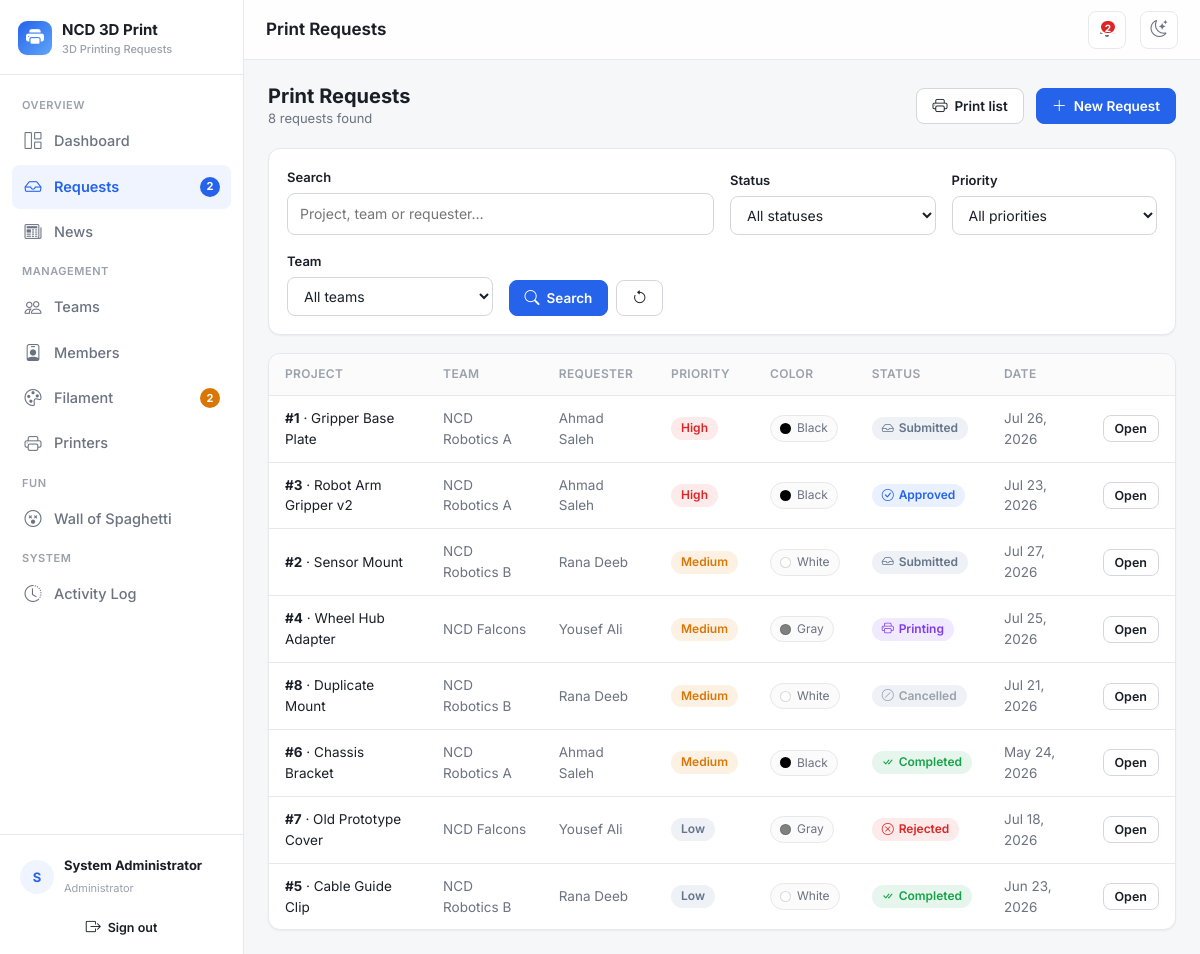
Screenshot of /requests (signed in) with the database file from the repository.
### tables this page shows
CREATE TABLE `requests` (
    `id`               INT UNSIGNED NOT NULL AUTO_INCREMENT,
    `user_id`          INT UNSIGNED DEFAULT NULL,
    `team_id`          INT UNSIGNED DEFAULT NULL,
    `project_name`     VARCHAR(160) NOT NULL,
    `description`      TEXT DEFAULT NULL,
    `priority`         ENUM('Low','Medium','High') NOT NULL DEFAULT 'Medium',
    `color`            VARCHAR(80) DEFAULT NULL,
    `transaction_no`   VARCHAR(100) DEFAULT NULL,
    `status`           ENUM('Submitted','Approved','Printing','Completed','Rejected','Cancelled') NOT NULL DEFAULT 'Submitted',
    `image_path`       VARCHAR(255) DEFAULT NULL,
    `estimated_weight` DECIMAL(8,1) DEFAULT NULL,
    `actual_weight`    DECIMAL(8,1) DEFAULT NULL,
    `admin_notes`      TEXT DEFAULT NULL,
    `printer_id`       INT UNSIGNED DEFAULT NULL,
    `filament_id`      INT UNSIGNED DEFAULT NULL,
    `filament_deducted` TINYINT(1) NOT NULL DEFAULT 0,
    `created_at`       DATETIME NOT NULL DEFAULT CURRENT_TIMESTAMP,
    `updated_at`       DATETIME NOT NULL DEFAULT CURRENT_TIMESTAMP ON UPDATE CURRENT_TIMESTAMP,
    PRIMARY KEY (`id`),
    KEY `idx_req_user`   (`user_id`),
    KEY `idx_req_team`   (`team_id`),
    KEY `idx_req_status` (`status`),
    KEY `idx_req_printer`(`printer_id`),
    KEY `idx_req_fil`    (`filament_id`),
    CONSTRAINT `fk_req_user`    FOREIGN KEY (`user_id`)    REFERENCES `users`(`id`)    ON DELETE SET NULL,
    CONSTRAINT `fk_req_team`    FOREIGN KEY (`team_id`)    REFERENCES `teams`(`id`)    ON DELETE SET NULL,
    CONSTRAINT `fk_req_printer` FOREIGN KEY (`printer_id`) REFERENCES `printers`(`id`) ON DELETE SET NULL,
    CONSTRAINT `fk_req_fil`     FOREIGN KEY (`filament_id`)REFERENCES `filament`(`id`) ON DELETE SET NULL
);

CREATE TABLE `teams` (
    `id`          INT UNSIGNED NOT NULL AUTO_INCREMENT,
    `name`        VARCHAR(120) NOT NULL,
    `competition` VARCHAR(160) DEFAULT NULL,
    `supervisor`  VARCHAR(120) DEFAULT NULL,
    `created_at`  DATETIME NOT NULL DEFAULT CURRENT_TIMESTAMP,
    PRIMARY KEY (`id`)
);

CREATE TABLE `users` (
    `id`         INT UNSIGNED NOT NULL AUTO_INCREMENT,
    `name`       VARCHAR(120) NOT NULL,
    `email`      VARCHAR(160) NOT NULL,
    `phone`      VARCHAR(30)  DEFAULT NULL,    
    `password`   VARCHAR(255) NOT NULL,
    `role`       ENUM('admin','member') NOT NULL DEFAULT 'member',
    `team_id`    INT UNSIGNED DEFAULT NULL,
    `is_active`  TINYINT(1) NOT NULL DEFAULT 1,
    `created_at` DATETIME NOT NULL DEFAULT CURRENT_TIMESTAMP,
    PRIMARY KEY (`id`),
    UNIQUE KEY `uq_users_email` (`email`),
    KEY `idx_users_team` (`team_id`),
    CONSTRAINT `fk_users_team` FOREIGN KEY (`team_id`) REFERENCES `teams`(`id`) ON DELETE SET NULL
);

### core/Controller.php (called while the page is built, shortened)
<?php
abstract class Controller
{
    protected function view(string $view, array $data = [], ?string $layout = 'main'): void
    {
        extract($data, EXTR_SKIP);
        $viewFile = __DIR__ . '/../views/' . $view . '.php';
        require $viewFile;
    }
}

### controllers/RequestsController.php (called while the page is built, shortened)
<?php
class RequestsController extends Controller
{
    private PrintRequest $requests;
    public function __construct()
    {
        $this->requests = new PrintRequest();
    }
    public function index(): void
    {
        $filters = [
            'q'        => trim($_GET['q'] ?? ''),
            'status'   => $_GET['status'] ?? '',
            'priority' => $_GET['priority'] ?? '',
            'team_id'  => $_GET['team_id'] ?? '',
        ];
        $teams = Auth::isAdmin() ? (new Team())->all('name ASC') : [];
        $this->view('requests/index', [
            'pageTitle' => 'Print Requests',
            'requests'  => $this->requests->search($filters),
            'filters'   => $filters,
            'teams'     => $teams,
        ]);
    }
}

### core/Router.php (called while the page is built, shortened)
<?php
class Router
{
    public function dispatch(string $url): void
    {
        $url = trim($url, '/');
        $segments = $url === '' ? [] : explode('/', $url);
        $action         = $segments[1] ?? 'index';
        $params         = array_slice($segments, 2);
        $controller = new $className();
        $action = preg_replace('/[^a-zA-Z0-9_]/', '', $action);
        call_user_func_array([$controller, $action], $params);
    }
}

### index.php (called while the page is built, shortened)
<?php
require __DIR__ . '/config/database.php';
require __DIR__ . '/helpers/functions.php';
$router = new Router();
$router->dispatch($_GET['url'] ?? '');

### helpers/Auth.php (called while the page is built, shortened)
<?php
class Auth
{
    public static function isAdmin(): bool
    {
        return (($_SESSION['user']['role'] ?? '') === 'admin');
    }
}

### helpers/functions.php (called while the page is built, shortened)
<?php
function base_path(): string
{
    static $base = null;
    if ($base === null) {
        $dir = str_replace('\\', '/', dirname($_SERVER['SCRIPT_NAME'] ?? ''));
        $base = ($dir === '/' || $dir === '.') ? '' : rtrim($dir, '/');
    }
    return $base;
}
function url(string $path = ''): string
{
    return base_path() . '/' . ltrim($path, '/');
}
function e(?string $value): string
{
    return htmlspecialchars($value ?? '', ENT_QUOTES, 'UTF-8');
}
function fmt_date(?string $dt, string $format = 'M j, Y'): string
{
    $ts = strtotime($dt);
    return $ts ? date($format, $ts) : '—';
}
function status_class(string $status): string
{
    return [
        'Submitted' => 'status-submitted',
        'Approved'  => 'status-approved',
        'Printing'  => 'status-printing',
        'Completed' => 'status-completed',
        'Rejected'  => 'status-rejected',
        'Cancelled' => 'status-cancelled',
    ][$status] ?? 'status-submitted';
}
function status_icon(string $status): string
{
    return [
        'Submitted' => 'inbox',
        'Approved'  => 'check-circle',
        'Printing'  => 'printer',
        'Completed' => 'check-all',
        'Rejected'  => 'x-circle',
        'Cancelled' => 'slash-circle',
    ][$status] ?? 'inbox';
}
function priority_class(string $priority): string
{
    return [
        'Low'    => 'priority-low',
        'Medium' => 'priority-medium',
        'High'   => 'priority-high',
    ][$priority] ?? 'priority-low';
}

### core/Model.php (called while the page is built, shortened)
<?php
abstract class Model
{
    protected PDO $db;
    public function __construct()
    {
        $this->db = Database::getConnection();
    }
    protected function run(string $sql, array $params = []): PDOStatement
    {
        $stmt = $this->db->prepare($sql);
        $stmt->execute($params);
        return $stmt;
    }
    protected function fetchAll(string $sql, array $params = []): array
    {
        return $this->run($sql, $params)->fetchAll();
    }
}

### config/database.php (called while the page is built)
<?php
class Database
{
    private static ?PDO $instance = null;
    public static function getConnection(): PDO
    {
        if (self::$instance === null) {
            $dsn = 'mysql:host=' . DB_HOST . ';dbname=' . DB_NAME . ';charset=' . DB_CHARSET;
            $options = [
                PDO::ATTR_ERRMODE            => PDO::ERRMODE_EXCEPTION,
                PDO::ATTR_DEFAULT_FETCH_MODE => PDO::FETCH_ASSOC,
                PDO::ATTR_EMULATE_PREPARES   => false,
            ];
            try {
                self::$instance = new PDO($dsn, DB_USER, DB_PASS, $options);
            } catch (PDOException $e) {
                if (APP_DEBUG) {
                    die('Database connection failed: ' . $e->getMessage());
                }
                die('Database connection failed. Please check config/config.php.');
            }
        }
        return self::$instance;
    }
}

### models/PrintRequest.php (called while the page is built, shortened)
<?php
class PrintRequest extends Model
{
    private function baseSelect(): string
    {
        return "SELECT r.*,
                       t.name  AS team_name,
                       u.name  AS requester_name,
                       u.phone AS requester_phone,
                       p.name  AS printer_name,
                       f.color AS filament_color
                FROM requests r
                LEFT JOIN teams t   ON t.id = r.team_id
                LEFT JOIN users u   ON u.id = r.user_id
                LEFT JOIN printers p ON p.id = r.printer_id
                LEFT JOIN filament f ON f.id = r.filament_id";
    }
    public function search(array $f = []): array
    {
        $sql = $this->baseSelect() . " WHERE 1=1";
        $params = [];
        $sql .= " ORDER BY FIELD(r.priority,'High','Medium','Low'), r.created_at DESC";
        return $this->fetchAll($sql, $params);
    }
}

### views/requests/index.php (the view, shortened to what this page needs)
<?php
$isAdmin = Auth::isAdmin();
?>
<div class="page-head">
    <div>
        <h2><?= $isAdmin ? 'Print Requests' : 'My Requests' ?></h2>
        <div class="sub"><?= count($requests) ?> request<?= count($requests) === 1 ? '' : 's' ?> found</div>
    </div>
    <?php if ($requests):
        $printFilters = array_diff_key($filters, ['user_id' => true]);
        $qs = http_build_query(array_filter($printFilters, fn($v) => $v !== '' && $v !== null));
    ?>
        <a class="btn2" href="<?= url('requests/printAll' . ($qs ? '?' . $qs : '')) ?>" target="_blank"
           title="Print these requests — one page each">
            <i class="bi bi-printer"></i> <?= $isAdmin ? 'Print list' : 'Print all team requests' ?>
        </a>
    <?php endif; ?>
    <a class="btn2 primary" href="<?= url('requests/create') ?>"><i class="bi bi-plus-lg"></i> New Request</a>
</div>
<div class="card2" style="margin-bottom:18px;">
    <div class="card2-body">
        <form method="get" action="<?= url('requests') ?>">
            <div class="form-row" style="align-items:end;">
                <div class="field" style="margin:0; grid-column: span 2;">
                    <label>Search</label>
                    <input class="input" type="text" name="q" value="<?= e($filters['q']) ?>"
                           placeholder="Project<?= $isAdmin ? ', team or requester' : '' ?>…">
                </div>
                <div class="field" style="margin:0;">
                    <label>Status</label>
                    <select class="select" name="status" data-autosubmit>
                        <option value="">All statuses</option>
                    </select>
                </div>
                <div class="field" style="margin:0;">
                    <label>Priority</label>
                    <select class="select" name="priority" data-autosubmit>
                        <option value="">All priorities</option>
                    </select>
                </div>
                <?php if ($isAdmin): ?>
                <div class="field" style="margin:0;">
                    <label>Team</label>
                    <select class="select" name="team_id" data-autosubmit>
                        <option value="">All teams</option>
                    </select>
                </div>
                <?php endif; ?>
                <div class="field" style="margin:0; display:flex; gap:8px;">
                    <button type="submit" class="btn2 primary"><i class="bi bi-search"></i> Search</button>
                    <a href="<?= url('requests') ?>" class="btn2" title="Reset"><i class="bi bi-arrow-counterclockwise"></i></a>
                </div>
            </div>
        </form>
    </div>
</div>
<div class="card2">
    <div class="card2-body tight">
        <div class="table-wrap">
            <table class="table2">
                <thead>
                    <tr>
                        <th>Project</th>
                        <?php if ($isAdmin): ?><th>Team</th><th>Requester</th><?php endif; ?>
                        <th>Priority</th>
                        <th>Color</th>
                        <th>Status</th>
                        <th>Date</th>
                        <th></th>
                    </tr>
                </thead>
                <tbody>
                <?php if (!$requests): ?>
                    <tr><td colspan="8"><div class="empty"><i class="bi bi-search"></i>No requests match your filters.</div></td></tr>
                <?php else: foreach ($requests as $r): ?>
                    <tr onclick="location.href='<?= url('requests/show/' . $r['id']) ?>'" style="cursor:pointer;">
                        <td><strong>#<?= $r['id'] ?></strong> · <?= e($r['project_name']) ?></td>
                        <?php if ($isAdmin): ?>
                            <td class="muted"><?= e($r['team_name'] ?? '—') ?></td>
                            <td class="muted"><?= e($r['requester_name'] ?? '—') ?></td>
                        <?php endif; ?>
                        <td><span class="badge2 <?= priority_class($r['priority']) ?>"><?= e($r['priority']) ?></span></td>
                        <td>
                            <?php if (!empty($r['color'])): ?>
                                <span class="pill"><span class="color-dot" style="background: <?= e(strtolower($r['color'])) ?>;"></span> <?= e($r['color']) ?></span>
                            <?php else: ?><span class="muted">—</span><?php endif; ?>
                        </td>
                        <td><span class="badge2 <?= status_class($r['status']) ?>"><i class="bi bi-<?= status_icon($r['status']) ?>"></i> <?= e($r['status']) ?></span></td>
                        <td class="muted"><?= fmt_date($r['created_at']) ?></td>
                        <td><a class="btn2 sm" href="<?= url('requests/show/' . $r['id']) ?>">Open</a></td>
                    </tr>
                <?php endforeach; endif; ?>
                </tbody>
            </table>
        </div>
    </div>
</div>

### rows the page displays
requests: id "1", project_name "Gripper Base Plate", team.name "NCD Robotics A", user.name "Ahmad Saleh", priority "High", color "Black", status "Submitted", created_at "Jul 26, 2026"
requests: id "3", project_name "Robot Arm Gripper v2", team.name "NCD Robotics A", user.name "Ahmad Saleh", priority "High", color "Black", status "Approved", created_at "Jul 23, 2026"
requests: id "2", project_name "Sensor Mount", team.name "NCD Robotics B", user.name "Rana Deeb", priority "Medium", color "White", status "Submitted", created_at "Jul 27, 2026"
requests: id "4", project_name "Wheel Hub Adapter", team.name "NCD Falcons", user.name "Yousef Ali", priority "Medium", color "Gray", status "Printing", created_at "Jul 25, 2026"
requests: id "8", project_name "Duplicate Mount", team.name "NCD Robotics B", user.name "Rana Deeb", priority "Medium", color "White", status "Cancelled", created_at "Jul 21, 2026"
requests: id "6", project_name "Chassis Bracket", team.name "NCD Robotics A", user.name "Ahmad Saleh", priority "Medium", color "Black", status "Completed", created_at "May 24, 2026"
requests: id "7", project_name "Old Prototype Cover", team.name "NCD Falcons", user.name "Yousef Ali", priority "Low", color "Gray", status "Rejected", created_at "Jul 18, 2026"
requests: id "5", project_name "Cable Guide Clip", team.name "NCD Robotics B", user.name "Rana Deeb", priority "Low", color "White", status "Completed", created_at "Jun 23, 2026"

### other values shown
APP_NAME "NCD 3D Print"
APP_TAGLINE "3D Printing Requests"
$label "Dashboard Requests News Teams Members Filament Printers Wall of Spaghetti Activity Log"
$badge "2 2"
$initials "S"
$user['name'] "System Administrator"
$pageTitle "Print Requests"
$badgePending "2"
count($requests) "8"
